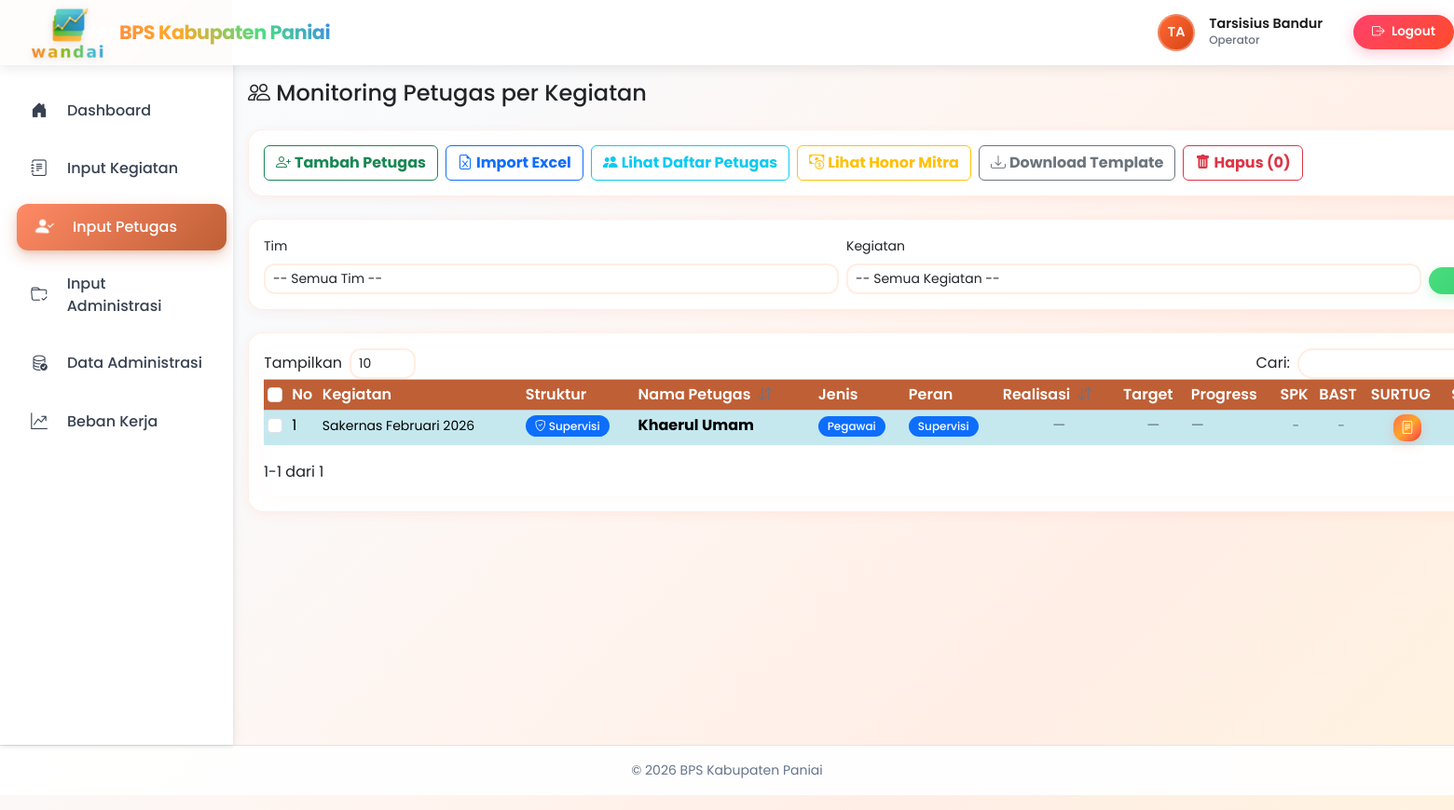
Screenshot of /index.php?controller=petugas_kegiatan (signed in) with the database file from the repository.
### tables this page shows
CREATE TABLE `kegiatan_petugas` (
  `id` int(11) NOT NULL,
  `kegiatan_detail_id` int(11) NOT NULL,
  `petugas_id` int(11) NOT NULL,
  `petugas_source` enum('users','mitra') NOT NULL DEFAULT 'users',
  `peran` enum('PML','PPL','Supervisi') NOT NULL DEFAULT 'PPL',
  `pml_id` int(11) DEFAULT NULL COMMENT 'ID PML yang membawahi PPL ini (jika peran=PPL)',
  `realisasi` decimal(10,2) DEFAULT 0.00 COMMENT 'Realisasi individual petugas',
  `non_respon` int(11) NOT NULL DEFAULT 0,
  `target` decimal(10,2) DEFAULT 0.00 COMMENT 'Target individual petugas',
  `keterangan` text DEFAULT NULL COMMENT 'Catatan/komentar dari kepala',
  `asal` varchar(100) DEFAULT '',
  `tujuan` varchar(100) DEFAULT '',
  `alat_angkutan` varchar(100) DEFAULT 'Kendaraan Umum',
  `no_bast` varchar(50) DEFAULT '',
  `no_spk` varchar(50) DEFAULT '',
  `no_surat_tugas` varchar(50) DEFAULT '',
  `no_sppd` varchar(100) DEFAULT '',
  `created_at` timestamp NULL DEFAULT current_timestamp(),
  `updated_at` timestamp NULL DEFAULT current_timestamp() ON UPDATE current_timestamp(),
  `tanggal_surat` date DEFAULT NULL,
  `periode_mulai` date DEFAULT NULL,
  `periode_selesai` date DEFAULT NULL,
  `periode_ke` tinyint(3) UNSIGNED DEFAULT NULL COMMENT 'Periode ke-N: NULL=Tahunan, 1-2=Semesteran, 1-4=Triwulanan, 1-12=Bulanan'
);

CREATE TABLE `kegiatan_detail` (
  `id` int(11) NOT NULL,
  `team_id` int(11) DEFAULT NULL,
  `nama_kegiatan` varchar(500) NOT NULL,
  `master_id` int(11) DEFAULT NULL,
  `jenis_kegiatan` varchar(255) DEFAULT NULL,
  `tanggal_mulai` date DEFAULT NULL,
  `tanggal_selesai` date DEFAULT NULL,
  `rentang_waktu_mulai` date DEFAULT NULL,
  `rentang_waktu_selesai` date DEFAULT NULL,
  `satuan` varchar(100) DEFAULT NULL,
  `komentar` text DEFAULT NULL,
  `program` varchar(255) DEFAULT NULL,
  `output` varchar(255) DEFAULT NULL,
  `komponen` varchar(255) DEFAULT NULL,
  `honor_satuan` decimal(15,2) DEFAULT NULL COMMENT 'Honor per satuan untuk mitra (Rp)',
  `edited_by` int(11) DEFAULT NULL,
  `penanggung_jawab_user_id` int(11) DEFAULT NULL,
  `bast_berbarengan` tinyint(1) NOT NULL DEFAULT 0 COMMENT 'Untuk Pendataan: 1=BAST gabungan dgn Updating/Listing, 0=terpisah',
  `created_at` timestamp NULL DEFAULT current_timestamp(),
  `updated_at` timestamp NULL DEFAULT current_timestamp() ON UPDATE current_timestamp(),
  `status_pembayaran` enum('belum_lunas','lunas') DEFAULT 'belum_lunas',
  `catatan_pembayaran` text DEFAULT NULL,
  `pembayaran_updated_by` int(11) DEFAULT NULL,
  `pembayaran_updated_at` timestamp NULL DEFAULT NULL,
  `paid_at` datetime DEFAULT NULL,
  `completed_at` datetime DEFAULT NULL,
  `catatan_operator_tim` text DEFAULT NULL,
  `catatan_kepala` text DEFAULT NULL,
  `catatan_ppk` text DEFAULT NULL,
  `catatan_bendahara` text DEFAULT NULL,
  `operator_tim_verified_by` int(11) UNSIGNED DEFAULT NULL,
  `operator_tim_verified_at` datetime DEFAULT NULL,
  `kepala_verified_by` int(11) UNSIGNED DEFAULT NULL,
  `kepala_verified_at` datetime DEFAULT NULL,
  `ppk_verified_by` int(11) UNSIGNED DEFAULT NULL,
  `ppk_verified_at` datetime DEFAULT NULL,
  `bendahara_verified_by` int(11) UNSIGNED DEFAULT NULL,
  `bendahara_verified_at` datetime DEFAULT NULL,
  `admin_override` tinyint(1) DEFAULT 0,
  `admin_override_by` int(11) UNSIGNED DEFAULT NULL,
  `admin_override_at` datetime DEFAULT NULL,
  `sent_to_kepala_at` datetime DEFAULT NULL,
  `sent_by` int(11) UNSIGNED DEFAULT NULL,
  `sk_kpa_gabung_po` tinyint(1) NOT NULL DEFAULT 0 COMMENT 'SK KPA Pendataan+Pengolahan digabung (1=ya, 0=tidak)',
  `periode` enum('Tahunan','Semesteran','Triwulanan','Bulanan') NOT NULL DEFAULT 'Tahunan' COMMENT 'Periode kegiatan'
);

### views/petugas_kegiatan/index.php (the view, shortened to what the rows shown need)
<?php
include __DIR__ . '/../layouts/header.php';
?>
<div class="d-flex">
  <div class="flex-grow-1">
    <div class="content-wrapper">
      <div class="card shadow-sm">
        <div class="card-body">
          <?php
          $assignments = $assignments ?? [];
          if (empty($assignments)): ?>
            <div class="text-center py-5">
              <i class="bi bi-people display-1 text-muted"></i>
              <h5 class="mt-3 text-muted">Belum ada petugas yang ditugaskan</h5>
              <p class="text-muted">Klik "Tambah Petugas" atau "Import Excel"</p>
            </div>
          <?php else: ?>
            <div class="table-responsive">
              <table class="table table-bordered table-striped table-sm" id="datatable">
                <thead class="table-light">
                  <tr>
                    <th width="30"><input class="form-check-input" type="checkbox" id="selectAll" autocomplete="off"></th>
                    <th>No</th>
                    <th>Kegiatan</th>
                    <th>Struktur</th>
                    <th class="sortable-column" data-sort="nama" style="cursor:pointer;">
                      Nama Petugas
                      <i class="bi bi-arrow-down-up sort-icon text-muted ms-1"></i>
                    </th>
                    <th>Jenis</th>
                    <th>Peran</th>
                    <th class="sortable-column" data-sort="realisasi" style="cursor:pointer;">
                      Realisasi
                      <i class="bi bi-arrow-down-up sort-icon text-muted ms-1"></i>
                    </th>
                    <th>Target</th>
                    <th>Progress</th>
                    <th>SPK</th>
                    <th>BAST</th>
                    <th>SURTUG</th>
                    <th>SPD</th>
                  </tr>
                </thead>
                <tbody>
                  <?php $no = 1; foreach ($assignments as $a):
                    $isMitra = ($a['petugas_jenis'] ?? '') === 'Mitra';
                    $isPML = ($a['peran'] === 'PML');
                    $isPPL = ($a['peran'] === 'PPL');
                    $isSupervisi = ($a['peran'] === 'Supervisi');
                    $hasNoSpk = !empty($a['no_spk']);
                    $hasNoBast = !empty($a['no_bast']);
                    $hasNoSurtug = !empty($a['no_surat_tugas']);
                    $hasTanggalSurat = !empty($a['tanggal_surat']);
                    $hasPeriodeMulai = !empty($a['periode_mulai']);
                    $hasPeriodeSelesai = !empty($a['periode_selesai']);
                  ?>
                    <tr class="<?= $isPML ? 'table-warning pml-row' : ($isSupervisi ? 'table-info supervisi-row' : 'ppl-row') ?>"
                        data-peran="<?= $a['peran'] ?>"
                        data-pml-id="<?= $isPPL ? ($a['pml_id'] ?? '') : $a['id'] ?>"
                        data-row-id="<?= $a['id'] ?>"
                        data-nama="<?= htmlspecialchars($a['petugas_nama'] ?? '') ?>"
                        data-realisasi="<?= $a['realisasi'] ?>"
                        data-kegiatan-id="<?= $a['kegiatan_detail_id'] ?>">
                      <td>
                        <input class="form-check-input row-checkbox" type="checkbox"
                               value="<?= $a['id'] ?>"
                               data-petugas-nama="<?= htmlspecialchars($a['petugas_nama'] ?? '') ?>"
                               autocomplete="off">
                      </td>
                      <td><?= $no++ ?></td>
                      <td><small><?= htmlspecialchars($a['nama_kegiatan']) ?></small></td>
                      <td>
                        <?php if ($isPML): ?>
                          <span class="badge bg-warning text-dark"><i class="bi bi-person-badge"></i> PML</span>
                        <?php elseif ($isSupervisi): ?>
                          <span class="badge bg-primary"><i class="bi bi-shield-check"></i> Supervisi</span>
                        <?php else: ?>
                          <small class="text-muted">-</small>
                        <?php endif; ?>
                      </td>
                      <td><strong><?= htmlspecialchars($a['petugas_nama'] ?? '') ?></strong></td>
                      <td><span class="badge <?= $isMitra ? 'bg-info' : 'bg-primary' ?>"><?= $a['petugas_jenis'] ?></span></td>
                      <td>
                        <?php if ($isSupervisi): ?>
                          <span class="badge bg-primary">Supervisi</span>
                        <?php else: ?>
                          <span class="badge <?= $isPML ? 'bg-warning text-dark' : 'bg-secondary' ?>"><?= $a['peran'] ?></span>
                        <?php endif; ?>
                      </td>
                      <td class="text-center">
                        <?= $isSupervisi ? '<span class="text-muted">—</span>' : (int)$a['realisasi'] ?>
                      </td>
                      <td class="text-center">
                        <?= $isSupervisi ? '<span class="text-muted">—</span>' : (int)$a['target'] ?>
                      </td>
                      <td>
                        <?php if ($isSupervisi): ?>
                          <span class="text-muted">—</span>
                        <?php endif; ?>
                      </td>
                      <td class="text-center">
                        <?php if ($isMitra): ?>
                          <?php if (!empty($a['spk_id'])): ?>
                            <span class="badge bg-success" title="SPK sudah ada">✓</span>
                          <?php else: ?>
                            <button type="button" class="btn btn-outline-primary btn-sm btn-generate-spk"
                                    data-bs-toggle="modal" data-bs-target="#modalGenerateSPK"
                                    data-id="<?= $a['id'] ?>"
                                    data-nama="<?= htmlspecialchars($a['petugas_nama'] ?? '-', ENT_QUOTES) ?>"
                                    data-has-nomor="<?= $hasNoSpk ? '1' : '0' ?>"
                                    data-nomor="<?= htmlspecialchars($a['no_spk'] ?? '', ENT_QUOTES) ?>"
                                    data-has-tanggal="<?= $hasTanggalSurat ? '1' : '0' ?>"
                                    data-tanggal="<?= $a['tanggal_surat'] ?? '' ?>"
                                    data-has-periode-mulai="<?= $hasPeriodeMulai ? '1' : '0' ?>"
                                    data-periode-mulai="<?= $a['periode_mulai'] ?? '' ?>"
                                    data-has-periode-selesai="<?= $hasPeriodeSelesai ? '1' : '0' ?>"
                                    data-periode-selesai="<?= $a['periode_selesai'] ?? '' ?>"
                                    data-target="<?= (int)$a['target'] ?>"
                                    data-honor-satuan="<?= (int)($a['honor_satuan'] ?? 0) ?>">
                              <i class="bi bi-file-text"></i>
                            </button>
                          <?php endif; ?>
                        <?php else: ?>
                          <small class="text-muted">-</small>
                        <?php endif; ?>
                      </td>
                      <td class="text-center">
                        <?php if ($isMitra): ?>
                          <?php if (!empty($a['bast_id'])): ?>
                            <span class="badge bg-success" title="BAST sudah ada">✓</span>
                          <?php else: ?>
                            <button type="button" class="btn btn-outline-success btn-sm btn-generate-bast"
                                    data-bs-toggle="modal" data-bs-target="#modalGenerateBAST"
                                    data-id="<?= $a['id'] ?>"
                                    data-nama="<?= htmlspecialchars($a['petugas_nama'] ?? '-', ENT_QUOTES) ?>"
                                    data-has-nomor="<?= $hasNoBast ? '1' : '0' ?>"
                                    data-nomor="<?= htmlspecialchars($a['no_bast'] ?? '', ENT_QUOTES) ?>"
                                    data-has-tanggal="<?= $hasTanggalSurat ? '1' : '0' ?>"
                                    data-tanggal="<?= $a['tanggal_surat'] ?? '' ?>"
                                    data-realisasi="<?= (int)$a['realisasi'] ?>">
                              <i class="bi bi-file-check"></i>
                            </button>
                          <?php endif; ?>
                        <?php else: ?>
                          <small class="text-muted">-</small>
                        <?php endif; ?>
                      </td>
                      <td class="text-center">
                        <?php if ($isMitra || $isPML || $isSupervisi): ?>
                          <?php if (!empty($a['surtug_id'])): ?>
                            <span class="badge bg-success" title="Surat Tugas sudah ada">✓</span>
                          <?php else: ?>
                            <button type="button" class="btn btn-info btn-sm btn-generate-surtug"
                                    data-bs-toggle="modal" data-bs-target="#modalGenerateSuratTugas"
                                    data-id="<?= $a['id'] ?>"
                                    data-nama="<?= htmlspecialchars($a['petugas_nama'] ?? '-', ENT_QUOTES) ?>"
                                    data-has-nomor="<?= $hasNoSurtug ? '1' : '0' ?>"
                                    data-nomor="<?= htmlspecialchars($a['no_surat_tugas'] ?? '', ENT_QUOTES) ?>"
                                    data-has-tanggal="<?= $hasTanggalSurat ? '1' : '0' ?>"
                                    data-tanggal="<?= $a['tanggal_surat'] ?? '' ?>"
                                    data-has-periode-mulai="<?= $hasPeriodeMulai ? '1' : '0' ?>"
                                    data-periode-mulai="<?= $a['periode_mulai'] ?? '' ?>"
                                    data-has-periode-selesai="<?= $hasPeriodeSelesai ? '1' : '0' ?>"
                                    data-periode-selesai="<?= $a['periode_selesai'] ?? '' ?>">
                              <i class="bi bi-file-text"></i>
                            </button>
                          <?php endif; ?>
                        <?php else: ?>
                          <small class="text-muted">-</small>
                        <?php endif; ?>
                      </td>
                      <td class="text-center">
                      </td>
                    </tr>
                  <?php endforeach; ?>
                </tbody>
              </table>
            </div>
          <?php endif; ?>
        </div>
      </div>
    </div>
  </div>
</div>
<?php include __DIR__ . '/../layouts/footer.php'; ?>

### rows the page displays
kegiatan_petugas: kegiatan_detail.nama_kegiatan "Sakernas Februari 2026", peran "Supervisi" (drawn), petugas_nama "Khaerul Umam", petugas_jenis "Pegawai"

### other values shown
substr($name, 0, 2) "TA"
$name "Tarsisius Bandur"
$role "Operator"
